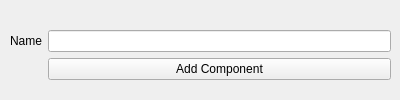
<?xml version="1.0" encoding="UTF-8"?>
<ui version="4.0">
 <class>EntityWidget</class>
 <widget class="QWidget" name="EntityWidget">
  <property name="geometry">
   <rect>
    <x>0</x>
    <y>0</y>
    <width>400</width>
    <height>100</height>
   </rect>
  </property>
  <property name="minimumSize">
   <size>
    <width>0</width>
    <height>100</height>
   </size>
  </property>
  <property name="windowTitle">
   <string>Entity</string>
  </property>
  <widget class="QWidget" name="formLayoutWidget">
   <property name="geometry">
    <rect>
     <x>10</x>
     <y>20</y>
     <width>381</width>
     <height>71</height>
    </rect>
   </property>
   <layout class="QFormLayout" name="formLayout">
    <property name="topMargin">
     <number>10</number>
    </property>
    <item row="0" column="0">
     <widget class="QLabel" name="label">
      <property name="text">
       <string>Name</string>
      </property>
     </widget>
    </item>
    <item row="0" column="1">
     <widget class="QLineEdit" name="lineEdit"/>
    </item>
    <item row="1" column="1">
     <widget class="QPushButton" name="addComponent">
      <property name="text">
       <string>Add Component</string>
      </property>
     </widget>
    </item>
   </layout>
  </widget>
 </widget>
 <resources/>
 <connections/>
</ui>
